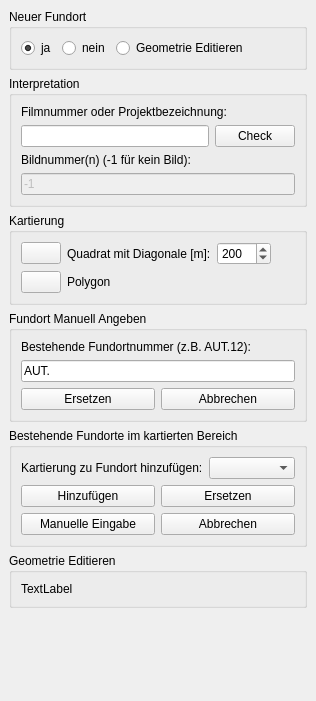
<?xml version="1.0" encoding="UTF-8"?>
<ui version="4.0">
 <class>apisSiteMappingDialog</class>
 <widget class="QDockWidget" name="apisSiteMappingDialog">
  <property name="geometry">
   <rect>
    <x>0</x>
    <y>0</y>
    <width>316</width>
    <height>701</height>
   </rect>
  </property>
  <property name="windowTitle">
   <string>APIS Fundort Kartierung</string>
  </property>
  <widget class="QWidget" name="dockWidgetContents">
   <layout class="QVBoxLayout" name="verticalLayout">
    <item>
     <widget class="QGroupBox" name="uiNewSiteGrp">
      <property name="title">
       <string>Neuer Fundort</string>
      </property>
      <layout class="QVBoxLayout" name="verticalLayout_6">
       <item>
        <layout class="QHBoxLayout" name="horizontalLayout">
         <item>
          <widget class="QRadioButton" name="uiNewSiteYesRBtn">
           <property name="text">
            <string>ja</string>
           </property>
           <property name="checked">
            <bool>true</bool>
           </property>
          </widget>
         </item>
         <item>
          <widget class="QRadioButton" name="uiNewSiteNoRBtn">
           <property name="text">
            <string>nein</string>
           </property>
          </widget>
         </item>
         <item>
          <widget class="QRadioButton" name="uiEditGeometryRBtn">
           <property name="text">
            <string>Geometrie Editieren</string>
           </property>
          </widget>
         </item>
         <item>
          <spacer name="horizontalSpacer">
           <property name="orientation">
            <enum>Qt::Horizontal</enum>
           </property>
           <property name="sizeHint" stdset="0">
            <size>
             <width>40</width>
             <height>20</height>
            </size>
           </property>
          </spacer>
         </item>
        </layout>
       </item>
      </layout>
     </widget>
    </item>
    <item>
     <widget class="QGroupBox" name="uiNewSiteInterpretationGrp">
      <property name="title">
       <string>Interpretation</string>
      </property>
      <layout class="QVBoxLayout" name="verticalLayout_2">
       <item>
        <widget class="QLabel" name="label_2">
         <property name="text">
          <string>Filmnummer oder Projektbezeichnung:</string>
         </property>
        </widget>
       </item>
       <item>
        <layout class="QHBoxLayout" name="horizontalLayout_2">
         <item>
          <widget class="QLineEdit" name="uiFilmOrProjectEdit"/>
         </item>
         <item>
          <widget class="QPushButton" name="uiCheckIfFilmBtn">
           <property name="sizePolicy">
            <sizepolicy hsizetype="Minimum" vsizetype="Fixed">
             <horstretch>0</horstretch>
             <verstretch>0</verstretch>
            </sizepolicy>
           </property>
           <property name="text">
            <string>Check</string>
           </property>
          </widget>
         </item>
        </layout>
       </item>
       <item>
        <widget class="QLabel" name="label_3">
         <property name="text">
          <string>Bildnummer(n) (-1 für kein Bild):</string>
         </property>
        </widget>
       </item>
       <item>
        <layout class="QHBoxLayout" name="horizontalLayout_3">
         <item>
          <widget class="QLineEdit" name="uiImageNumberEdit">
           <property name="enabled">
            <bool>false</bool>
           </property>
           <property name="text">
            <string>-1</string>
           </property>
           <property name="placeholderText">
            <string/>
           </property>
          </widget>
         </item>
        </layout>
       </item>
      </layout>
     </widget>
    </item>
    <item>
     <widget class="QGroupBox" name="uiSiteMappingModesGrp">
      <property name="title">
       <string>Kartierung</string>
      </property>
      <layout class="QVBoxLayout" name="verticalLayout_3">
       <item>
        <layout class="QHBoxLayout" name="horizontalLayout_4">
         <item>
          <widget class="QPushButton" name="uiMapPointAndSquareBtn">
           <property name="text">
            <string/>
           </property>
           <property name="icon">
            <iconset resource="resource.qrc">
             <normaloff>:/plugins/APIS/icons/sites.png</normaloff>:/plugins/APIS/icons/sites.png</iconset>
           </property>
           <property name="iconSize">
            <size>
             <width>20</width>
             <height>24</height>
            </size>
           </property>
          </widget>
         </item>
         <item>
          <widget class="QLabel" name="label_4">
           <property name="text">
            <string>Quadrat mit Diagonale [m]:</string>
           </property>
          </widget>
         </item>
         <item>
          <widget class="QSpinBox" name="uiDiagonalSpn">
           <property name="minimum">
            <number>1</number>
           </property>
           <property name="maximum">
            <number>9999</number>
           </property>
           <property name="value">
            <number>200</number>
           </property>
          </widget>
         </item>
         <item>
          <spacer name="horizontalSpacer_2">
           <property name="orientation">
            <enum>Qt::Horizontal</enum>
           </property>
           <property name="sizeHint" stdset="0">
            <size>
             <width>40</width>
             <height>20</height>
            </size>
           </property>
          </spacer>
         </item>
        </layout>
       </item>
       <item>
        <layout class="QHBoxLayout" name="horizontalLayout_5">
         <item>
          <widget class="QPushButton" name="uiMapPolygonAndPointBtn">
           <property name="text">
            <string/>
           </property>
           <property name="icon">
            <iconset resource="resource.qrc">
             <normaloff>:/plugins/APIS/icons/sites.png</normaloff>:/plugins/APIS/icons/sites.png</iconset>
           </property>
           <property name="iconSize">
            <size>
             <width>20</width>
             <height>24</height>
            </size>
           </property>
          </widget>
         </item>
         <item>
          <widget class="QLabel" name="label_5">
           <property name="text">
            <string>Polygon</string>
           </property>
          </widget>
         </item>
         <item>
          <spacer name="horizontalSpacer_3">
           <property name="orientation">
            <enum>Qt::Horizontal</enum>
           </property>
           <property name="sizeHint" stdset="0">
            <size>
             <width>40</width>
             <height>20</height>
            </size>
           </property>
          </spacer>
         </item>
        </layout>
       </item>
      </layout>
     </widget>
    </item>
    <item>
     <widget class="QGroupBox" name="uiAddToSiteManuallyGrp">
      <property name="enabled">
       <bool>true</bool>
      </property>
      <property name="autoFillBackground">
       <bool>false</bool>
      </property>
      <property name="title">
       <string>Fundort Manuell Angeben</string>
      </property>
      <layout class="QVBoxLayout" name="verticalLayout_5">
       <item>
        <widget class="QLabel" name="label_7">
         <property name="text">
          <string>Bestehende Fundortnummer (z.B. AUT.12):</string>
         </property>
        </widget>
       </item>
       <item>
        <layout class="QHBoxLayout" name="horizontalLayout_9">
         <item>
          <widget class="QLineEdit" name="uiProvidedSiteNumberEdit">
           <property name="text">
            <string>AUT.</string>
           </property>
           <property name="placeholderText">
            <string>AUT.</string>
           </property>
          </widget>
         </item>
        </layout>
       </item>
       <item>
        <layout class="QHBoxLayout" name="horizontalLayout_8">
         <item>
          <widget class="QPushButton" name="uiReplaceProvidedSiteBtn">
           <property name="text">
            <string>Ersetzen</string>
           </property>
          </widget>
         </item>
         <item>
          <widget class="QPushButton" name="uiCancelManuallyEditingBtn">
           <property name="text">
            <string>Abbrechen</string>
           </property>
          </widget>
         </item>
        </layout>
       </item>
      </layout>
     </widget>
    </item>
    <item>
     <widget class="QGroupBox" name="uiAddToSiteByIntersectionGrp">
      <property name="title">
       <string>Bestehende Fundorte im kartierten Bereich</string>
      </property>
      <layout class="QVBoxLayout" name="verticalLayout_4">
       <item>
        <layout class="QHBoxLayout" name="horizontalLayout_6">
         <item>
          <widget class="QLabel" name="label_6">
           <property name="text">
            <string>Kartierung zu Fundort hinzufügen:</string>
           </property>
          </widget>
         </item>
         <item>
          <widget class="QComboBox" name="uiIntersectingSitesCombo"/>
         </item>
        </layout>
       </item>
       <item>
        <layout class="QHBoxLayout" name="horizontalLayout_7">
         <item>
          <widget class="QPushButton" name="uiAddToSelectedSiteBtn">
           <property name="text">
            <string>Hinzufügen</string>
           </property>
          </widget>
         </item>
         <item>
          <widget class="QPushButton" name="uiReplaceSelectedSiteBtn">
           <property name="text">
            <string>Ersetzen</string>
           </property>
          </widget>
         </item>
        </layout>
       </item>
       <item>
        <layout class="QHBoxLayout" name="horizontalLayout_10">
         <item>
          <widget class="QPushButton" name="uiProvideSiteManuallyBtn">
           <property name="text">
            <string>Manuelle Eingabe</string>
           </property>
          </widget>
         </item>
         <item>
          <widget class="QPushButton" name="uiCancelSelectedEditingBtn">
           <property name="text">
            <string>Abbrechen</string>
           </property>
          </widget>
         </item>
        </layout>
       </item>
      </layout>
     </widget>
    </item>
    <item>
     <widget class="QGroupBox" name="uiEditGeometryGrp">
      <property name="title">
       <string>Geometrie Editieren</string>
      </property>
      <layout class="QVBoxLayout" name="verticalLayout_7">
       <item>
        <widget class="QLabel" name="label">
         <property name="text">
          <string>TextLabel</string>
         </property>
        </widget>
       </item>
      </layout>
     </widget>
    </item>
    <item>
     <spacer name="verticalSpacer">
      <property name="orientation">
       <enum>Qt::Vertical</enum>
      </property>
      <property name="sizeHint" stdset="0">
       <size>
        <width>20</width>
        <height>40</height>
       </size>
      </property>
     </spacer>
    </item>
   </layout>
  </widget>
 </widget>
 <resources>
  <include location="resource.qrc"/>
 </resources>
 <connections/>
</ui>
